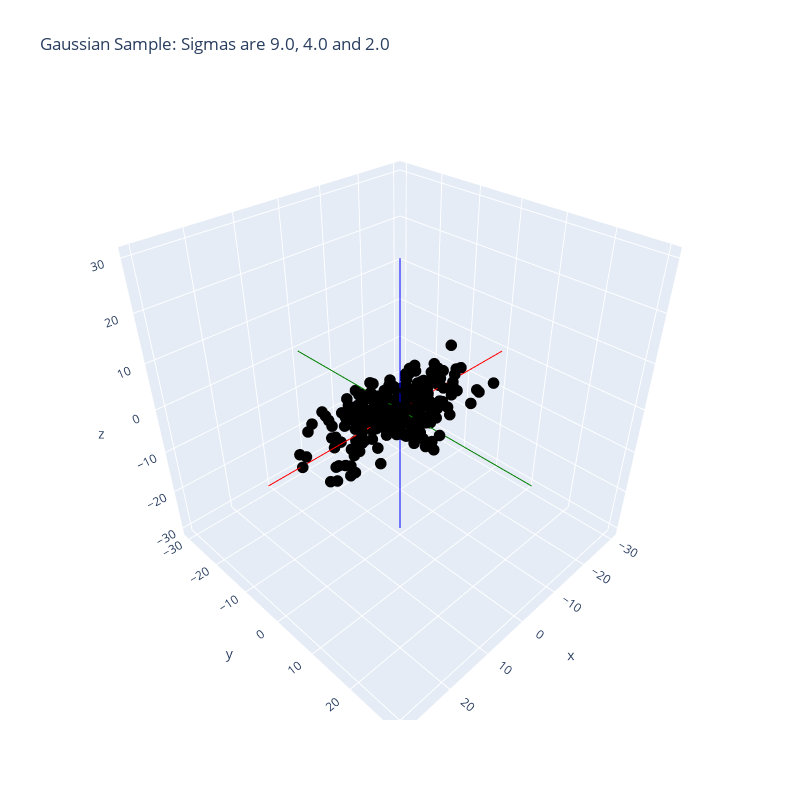

Write notebook code for a chart like this one.
### Code cell
trace1 = go.Scatter3d(
   x = X[:,0], y = X[:,1], z = X[:,2], mode = 'markers', showlegend=False,
    marker = dict(
      size = 4
      )    
   )
bnd = 30
axes = [go.Scatter3d(x = [-bnd,bnd], y = [0,0], z = [0,0], mode = 'lines', showlegend=False),
        go.Scatter3d(x = [0,0], y = [-bnd,bnd], z = [0,0], mode = 'lines', showlegend=False),
        go.Scatter3d(x = [0,0], y = [0,0], z = [-bnd,bnd], mode = 'lines', showlegend=False)]

layout = go.Layout(title = 'Gaussian Sample: Sigmas are 9.0, 4.0 and 2.0',
                  colorway=["black", "red", "green", "blue"], width=800, height=800,)

fig = go.Figure(data = [trace1] + axes, layout = layout)

fig.show()

### Figure 1 — Plotly figure (JSON) as saved in the notebook; plotly's stock layout.template omitted (floating-point values rounded to 4 significant figures; data arrays with more than 128 entries replaced by an {"elided": "..."} marker saying what was removed)
{"data": [{"marker": {"size": 4}, "mode": "markers", "showlegend": false, "type": "scatter3d", "x": {"elided": "256 float values"}, "y": {"elided": "256 float values"}, "z": {"elided": "256 float values"}}, {"mode": "lines", "showlegend": false, "type": "scatter3d", "x": [-30, 30], "y": [0, 0], "z": [0, 0]}, {"mode": "lines", "showlegend": false, "type": "scatter3d", "x": [0, 0], "y": [-30, 30], "z": [0, 0]}, {"mode": "lines", "showlegend": false, "type": "scatter3d", "x": [0, 0], "y": [0, 0], "z": [-30, 30]}], "layout": {"colorway": ["black", "red", "green", "blue"], "height": 800, "title": {"text": "Gaussian Sample: Sigmas are 9.0, 4.0 and 2.0"}, "width": 800}}
